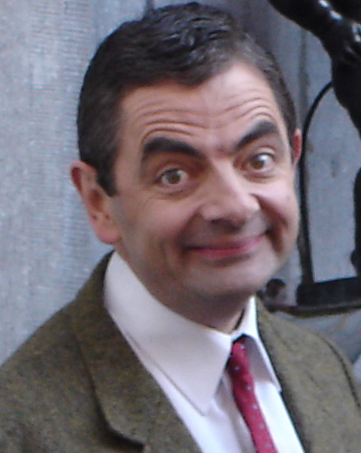
#> input picture IMGS/INPUT/MrBean.jpg, 361 x 453 px
$ python problem1.py
#> lines starting #> are read from the running program, lines starting #| are printed output that depends on the picture
#! /usr/bin/python

# HISTOGRAM IMPLEMENTATION

from matplotlib import pyplot as plt
import numpy as np
import cv2

def bgr2grayscale (img: cv2.Mat) -> np.array:
    return np.asarray((114./1000*img[:,:,0] + 587./1000*img[:,:,1] + 299./1000*img[:,:,0]), dtype = int)


def get_histogram(img: cv2.Mat) -> tuple:
    """A function for generating the histogram of a given image. Works on both single-channel and mulit-channel images.

    Args:
        img (cv2.Mat): An image.

    Returns:
        tuple: A tuple of pixel values array and pixel counts per value array for single channel images.\
               A tuple of arrays of values arrays and count arrays for multi channel images.
    """

    # If image is grayscale:
    if len(img.shape) < 3: return np.unique(img, return_counts=True)

    # If image is multi-channel:
    vals = []
    hists = []
    for i in range(img.shape[2]):
        val, hist = np.unique(img[:,:,i], return_counts=True)
        vals.append(val)
        hists.append(hist)
    return vals, hists

def plot_histogram(xaxis: np.array, histogram: np.array, title: str = 'Histogram', xlabel: str = 'Pixel value', ylabel: str = 'No. of pixels', normalize: bool = False) -> None:
    if normalize:
        h2s = histogram/np.sum(histogram)
        ylabel = 'Percentage of pixels'
    else: h2s = histogram
    plt.figure()
    plt.plot(xaxis, h2s)
    plt.xlabel(xlabel)
    plt.ylabel(ylabel)
    plt.title(title)

def plot_multi_histogram(vals: list, hists: list,
                       title: str = 'Histogram', xlabel: str = 'Pixel value', ylabel: str = 'No. of pixels', normalize: bool = False) -> None:
    assert(len(vals)==len(hists))

    plt.figure()
    plt.xlabel(xlabel)
    plt.ylabel(ylabel)
    plt.title(title)
    if normalize: hists_to_plot = [hist / np.sum(hist) for hist in hists]
    else: hists_to_plot = hists
    if len(vals) == 3:
        colors = ['blue', 'green', 'red']
        for val, hist, col in zip(vals, hists_to_plot, colors):
            plt.plot(val, hist, color=col)
    else:
        for val, hist in zip(vals, hists_to_plot):
            plt.plot(val, hist)

if __name__ == '__main__':
    img = cv2.imread('../IMGS/INPUT/MrBean.jpg')
#> img is the input picture: shape (453, 361, 3); mean B, G, R 116.5, 107.8, 115.1
    plt.figure()
    plt.imshow(cv2.cvtColor(img, cv2.COLOR_BGR2RGB))

    gs_img = bgr2grayscale(img)
#> in bgr2grayscale, `return np.asarray((114./1000*img[:,:,0] + 587./1000*img[:,:,1] + 299./..`:
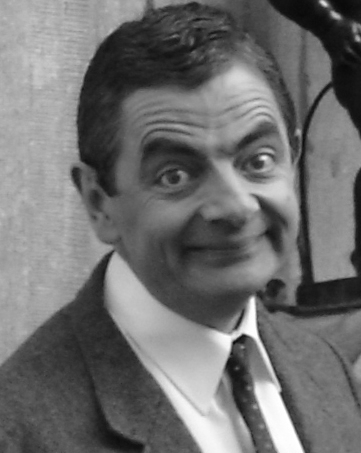
#> returned value: shape (453, 361) int64; min 9, max 255, mean 110.9

    gs_vls, gs_hg = get_histogram(gs_img)
#> gs_vls = 247 values from 9 to 255; gs_hg = 247 values, max 1679 at index 159, min 7 at index 0, mean 662.1
    plot_histogram(gs_vls, gs_hg, title='Grayscale histogram')
#> in plot_histogram, `else: h2s = histogram`: h2s has the same summary as gs_hg outside plot_histogram
    plot_histogram(gs_vls, gs_hg, normalize=True, title='Normalized grayscale histogram')

    vals, hists = get_histogram(img)
#> vals = 3 items; hists = 3 items
    plot_multi_histogram(vals, hists, title='Color histogram')
#> the loop in plot_multi_histogram, `for val, hist, col in zip(vals, hists_to_plot, colors):` made 3 passes
#> col on passes 1 to 3: 'blue', 'green', 'red'
    plot_multi_histogram(vals, hists, normalize=True, title='Normalized color histogram')
#> the loop in plot_multi_histogram (call 2), `for val, hist, col in zip(vals, hists_to_plot, colors):` made 3 passes

    plt.show()
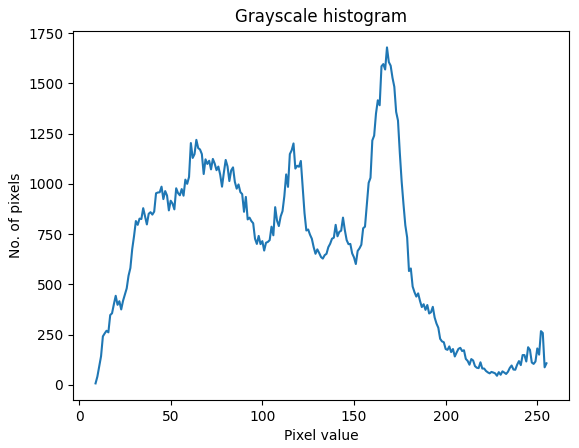
#> figure drawn by matplotlib, 1 panel; curve peaks at x = 168, y = 1679
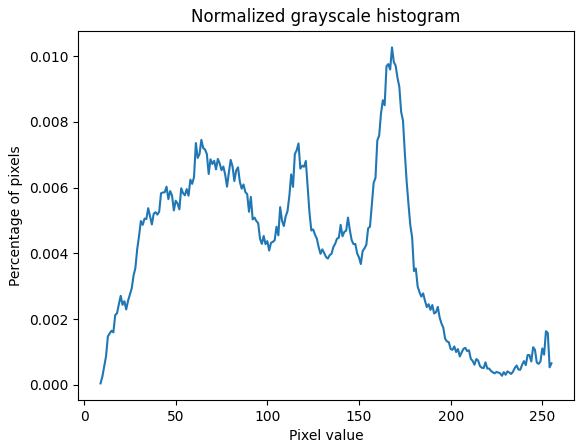
#> figure drawn by matplotlib, 1 panel; curve peaks at x = 168, y = 0.0103
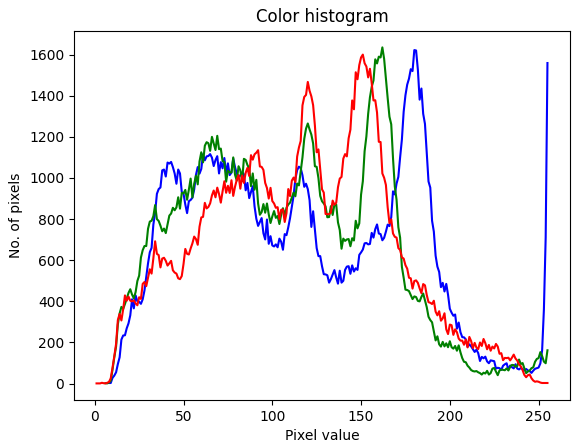
#> figure drawn by matplotlib, 1 panel; curve peaks at x = 180, y = 1622; curve peaks at x = 162, y = 1635; curve peaks at x = 151, y = 1600
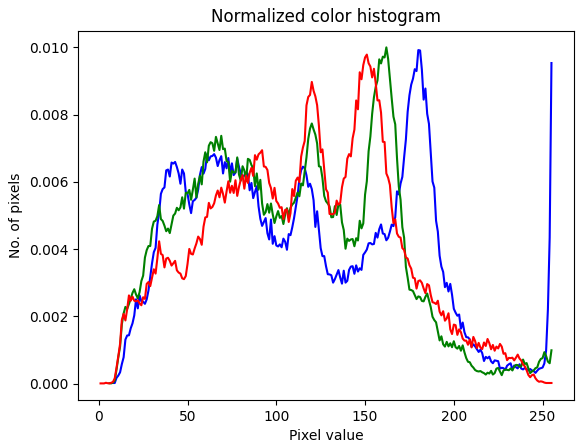
#> figure drawn by matplotlib, 1 panel; curve peaks at x = 180, y = 0.00992; curve peaks at x = 162, y = 0.01; curve peaks at x = 151, y = 0.00978

$ run again, with IMGS/INPUT/einstein.png saved as IMGS/INPUT/MrBean.jpg
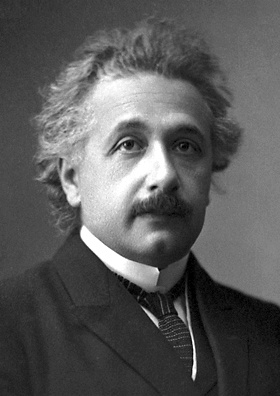
#> input picture IMGS/INPUT/einstein.png, 280 x 396 px
#> img is the input picture: shape (396, 280, 3); min 0, max 255, mean 89.9
#> gs_vls = 240 values from 0 to 255; gs_hg = 240 values, max 3518 at index 44, min 62 at index 3, mean 462
#> in plot_histogram, `else: h2s = histogram`: h2s has the same summary as gs_hg outside plot_histogram
#> `vals, hists = get_histogram(img)`: vals = 3 items
#> the loop in plot_multi_histogram, `for val, hist, col in zip(vals, hists_to_plot, colors):` made 3 passes
#> col on passes 1 to 3: 'blue', 'green', 'red'
#> the loop in plot_multi_histogram (call 2), `for val, hist, col in zip(vals, hists_to_plot, colors):` made 3 passes
#> `plt.show()`:
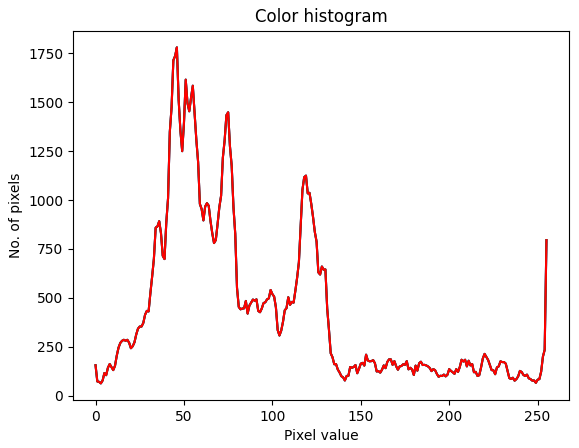
#> figure drawn by matplotlib, 1 panel; curve peaks at x = 46, y = 1781; curve peaks at x = 46, y = 1781; curve peaks at x = 46, y = 1781
#> `plt.show()`:
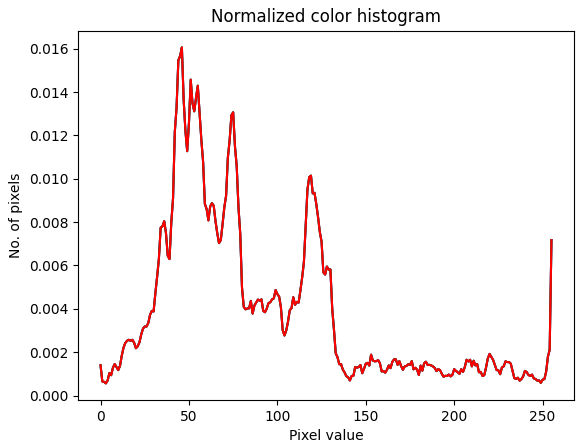
#> figure drawn by matplotlib, 1 panel; curve peaks at x = 46, y = 0.0161; curve peaks at x = 46, y = 0.0161; curve peaks at x = 46, y = 0.0161
